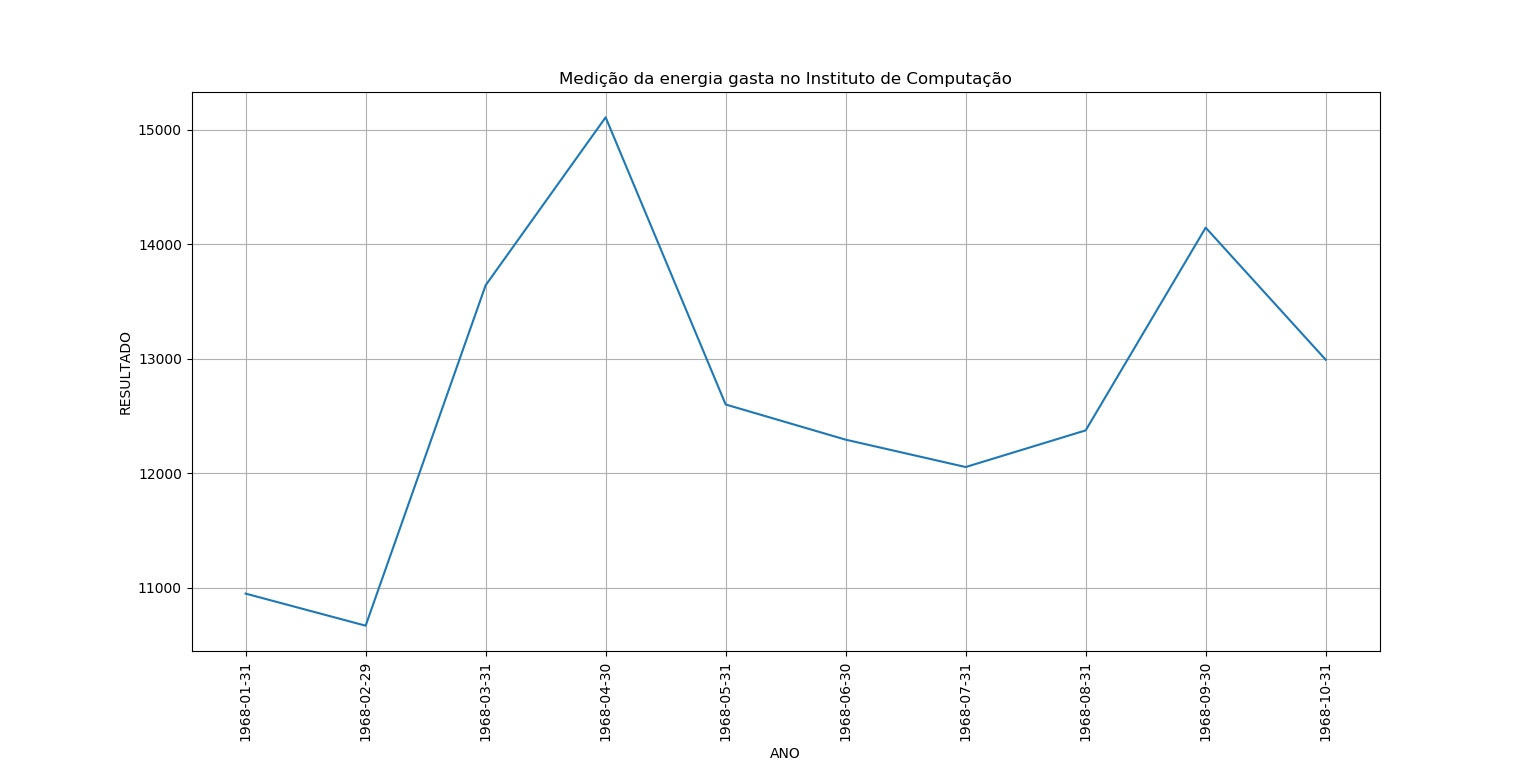

The script that drew this image:
import pandas as pd
import matplotlib.pyplot as plt
plt.title("Medição da energia gasta no Instituto de Computação")
mtr = pd.read_csv("energia.csv")
anos = mtr[0:10]
x = anos["Ano"]
y = anos["Energia"]
plt.subplots_adjust(bottom=0.15)
plt.xlabel("ANO")
plt.ylabel("RESULTADO")
plt.grid(True)
plt.plot(x, y)
plt.xticks(x, x, rotation='vertical')
plt.show()
